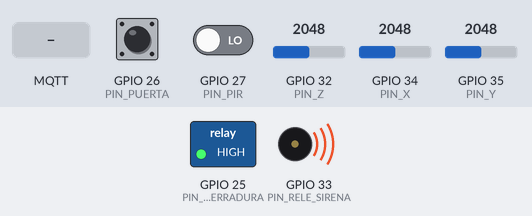
Recording of a sketch running on a simulated ESP32. Parts: switched loads named in the sketch (green lamp = pin HIGH), buzzer (waves = sounding, pin HIGH). Inputs (shaded band) come from the test bench; at power-on: GPIO 26 (PIN_PUERTA) HIGH, GPIO 27 (PIN_PIR) LOW, GPIO 32 (PIN_Z) = 2048, GPIO 34 (PIN_X) = 2048, GPIO 35 (PIN_Y) = 2048 (analog values on the 0–4095 scale). WiFi joins after 1.5 s; servers stay silent unless stated; the local clock reads 2024-03-15 10:24:30 at power-on unless the sketch sets it; no MQTT or app messages arrive unless stated; what the sketch prints to the serial monitor is not drawn.

Above: at 1.4 s.
1.5 s: MQTT message "sirena_on" arrives on the first subscribed topic
At 2.1 s:
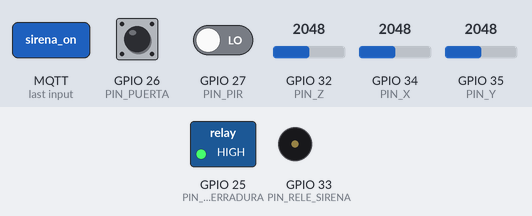
3.7 s: MQTT message "cerradura_on" arrives on the first subscribed topic
At 4.4 s:
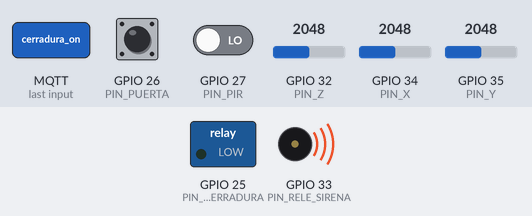
6.7 s: MQTT message "sirena_on" arrives on the first subscribed topic
At 7.1 s:
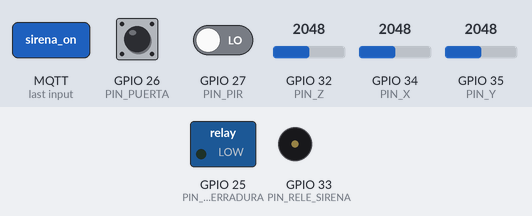
Timing chart, 0 to 9.7 s (numbered marks = the images above; inputs shaded):
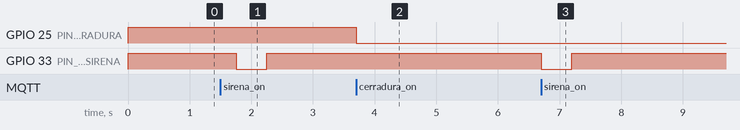

Measured:
- after the input at 1.5 s, GPIO 33 (PIN_RELE_SIRENA): HIGH → LOW after 0.25 s, → HIGH 0.50 s later
- after the input at 3.7 s, GPIO 25 (PIN_RELE_CERRADURA): HIGH → LOW at once
- after the input at 6.7 s, GPIO 33 (PIN_RELE_SIRENA): HIGH → LOW at once, → HIGH 0.50 s later

The sketch:

nodo_seguridad.ino
```cpp
// Nodo de seguridad residencial · ESP32 DevKit V1
//
// Sensores: PIR (D27), MC-38 (D26), ADXL335 (D34/D35/D32)
// Relé:     CH1 cerradura (D25), CH2 sirena (D33)
//
// Latencia: el PIR y la puerta se revisan en cada vuelta del loop y cualquier
// cambio se publica al instante; el acelerómetro se muestrea a 200 Hz y el
// golpe se detecta en la placa. Además se envía una "foto" cada 250 ms.
//
// Lógica de alarma (informe §5.5): desarmado → saliendo (30 s) → armado →
// sospecha (primer evento) → alarma (2 de 3 sensores distintos en 10 s).

#include <WiFi.h>
#include <PubSubClient.h>
#include <time.h>
#include <sys/time.h>

// ---------- Red ----------
#include "secrets.h"   // WIFI_SSID y WIFI_PASS: copiar secrets.example.h como secrets.h
const char* MQTT_HOST = "broker.hivemq.com";
const uint16_t MQTT_PORT = 1883;

const char* T_SENSORES = "iot/seguridad/sensores";  // foto rápida para el tablero
const char* T_EVENTO   = "casa/nodo1/evento";
const char* T_CMD      = "casa/nodo1/cmd";
const char* T_LWT      = "casa/nodo1/lwt";

// ---------- Pines ----------
const uint8_t PIN_PIR = 27;
const uint8_t PIN_PUERTA = 26;
const uint8_t PIN_X = 34, PIN_Y = 35, PIN_Z = 32;
const uint8_t PIN_RELE_CERRADURA = 25;   // CH1
const uint8_t PIN_RELE_SIRENA = 33;      // CH2
const bool RELE_ACTIVO_EN_BAJO = true;   // módulo típico: IN en LOW = relé encendido

// ---------- Parámetros ----------
const uint32_t PIR_CALENTAMIENTO_MS = 60000;
const uint32_t PUERTA_REBOTE_MS = 30;
const uint32_t PERIODO_ADC_US = 5000;    // 200 Hz
const float    ALFA = 0.25f;             // filtro de cada eje
const float    ETA = 40;                 // umbral de vibración (cuentas del ADC)
const uint8_t  NV = 3;                   // muestras seguidas sobre el umbral
const uint32_t VIB_FIN_MS = 300;         // tiempo sin vibración para cerrar el evento
const uint32_t VENTANA_W_MS = 10000;     // regla 2 de 3
const uint32_t SALIDA_MS = 30000;        // retardo de salida al armar
const uint32_t SIRENA_MAX_MS = 60000;    // la sirena se apaga sola
const uint32_t SIRENA_PRUEBA_MS = 500;   // prueba manual: pitido corto de 0.5 s
const uint32_t FOTO_MS = 250;            // envío periódico (4 por segundo)
const uint32_t FOTO_MIN_MS = 40;         // separación mínima entre envíos

enum Estado { DESARMADO, SALIENDO, ARMADO, SOSPECHA, ALARMA };
const char* NOMBRE_ESTADO[] = { "desarmado", "saliendo", "armado", "sospecha", "alarma" };

WiFiClient net;
PubSubClient mqtt(net);

Estado estado = DESARMADO;
uint32_t tEstado = 0;

// sensores
int pir = 0, puerta = 0, puertaCruda = 0;
uint32_t tPuertaCruda = 0;
int ax = 0, ay = 0, az = 0;
float fx = 0, fy = 0, fz = 0;            // ejes filtrados
float bx = 0, by = 0, bz = 0;            // posición de reposo
uint16_t muestrasBase = 0;
float sumX = 0, sumY = 0, sumZ = 0;
float dMax = 0;                          // mayor desviación desde el último envío
uint8_t sobreUmbral = 0;
bool vib = false;
uint32_t tUltimaVib = 0;
uint32_t tMuestra = 0;

// alarma
uint32_t tP = 0, tR = 0, tV = 0;         // último evento de cada canal (0 = ninguno)
bool sirena = false, cerradura = false, sirenaManual = false, cerraduraManual = false;
uint32_t tSirena = 0, tSirenaManual = 0;

// envío
bool cambio = true;
uint32_t tFoto = 0, tWifi = 0, tMqtt = 0;

void rele(uint8_t pin, bool on) {
  digitalWrite(pin, (on != RELE_ACTIVO_EN_BAJO) ? HIGH : LOW);
}

void aplicarActuadores() {
  rele(PIN_RELE_SIRENA, sirena || sirenaManual);
  rele(PIN_RELE_CERRADURA, cerradura || cerraduraManual);
}

uint64_t epochMs() {
  struct timeval tv;
  gettimeofday(&tv, nullptr);
  if (tv.tv_sec < 1700000000) return 0;  // todavía sin hora de NTP
  return (uint64_t)tv.tv_sec * 1000ULL + tv.tv_usec / 1000;
}

bool pirCalentando() { return millis() < PIR_CALENTAMIENTO_MS; }

void publicarEvento(const char* canal, const char* detalle) {
  char m[200];
  snprintf(m, sizeof(m), "{\"nodo\":\"nodo1\",\"t\":%llu,\"canal\":\"%s\",\"detalle\":\"%s\",\"estado\":\"%s\"}",
           epochMs(), canal, detalle, NOMBRE_ESTADO[estado]);
  Serial.printf("[EVENTO] %s\n", m);
  if (mqtt.connected()) mqtt.publish(T_EVENTO, m);
}

void cambiarEstado(Estado e) {
  if (e == estado) return;
  estado = e;
  tEstado = millis();
  cambio = true;
  publicarEvento("sistema", NOMBRE_ESTADO[e]);
}

uint8_t canalesEnVentana(uint32_t ahora) {
  uint8_t n = 0;
  if (tP && ahora - tP <= VENTANA_W_MS) n++;
  if (tR && ahora - tR <= VENTANA_W_MS) n++;
  if (tV && ahora - tV <= VENTANA_W_MS) n++;
  return n;
}

// Evento de un sensor: lo registra y avanza la máquina de estados
void eventoSensor(char canal, const char* nombre, const char* detalle) {
  uint32_t ahora = millis();
  cambio = true;
  publicarEvento(nombre, detalle);
  if (estado != ARMADO && estado != SOSPECHA) return;

  if (canal == 'P') tP = ahora;
  if (canal == 'R') tR = ahora;
  if (canal == 'V') tV = ahora;

  if (estado == ARMADO) {
    cambiarEstado(SOSPECHA);
    if (canal == 'V') { cerradura = true; aplicarActuadores(); }   // bloqueo preventivo
  }
  if (estado == SOSPECHA && canalesEnVentana(ahora) >= 2) {
    sirena = true;
    cerradura = true;
    tSirena = ahora;
    aplicarActuadores();
    cambiarEstado(ALARMA);
  }
}

void leerSensoresDigitales() {
  uint32_t ahora = millis();

  int p = digitalRead(PIN_PIR);
  if (p != pir) {
    pir = p;
    cambio = true;
    if (p && !pirCalentando()) eventoSensor('P', "pir", "movimiento");
  }

  int r = digitalRead(PIN_PUERTA);       // INPUT_PULLUP: 1 = abierta
  if (r != puertaCruda) { puertaCruda = r; tPuertaCruda = ahora; }
  if (puertaCruda != puerta && ahora - tPuertaCruda >= PUERTA_REBOTE_MS) {
    puerta = puertaCruda;
    eventoSensor('R', "puerta", puerta ? "abierta" : "cerrada");
  }
}

void muestrearAcelerometro() {
  uint32_t ahoraUs = micros();
  if (ahoraUs - tMuestra < PERIODO_ADC_US) return;
  tMuestra = (ahoraUs - tMuestra > 10 * PERIODO_ADC_US) ? ahoraUs : tMuestra + PERIODO_ADC_US;

  int rx = analogRead(PIN_X), ry = analogRead(PIN_Y), rz = analogRead(PIN_Z);

  // filtro pasa bajos (constante ≈ 17 ms): quita el ruido del ADC sin perder los golpes
  if (muestrasBase == 0) { fx = rx; fy = ry; fz = rz; }
  fx += ALFA * (rx - fx); fy += ALFA * (ry - fy); fz += ALFA * (rz - fz);
  ax = (int)fx; ay = (int)fy; az = (int)fz;

  if (muestrasBase < 200) {               // primer segundo: promedio de reposo
    sumX += fx; sumY += fy; sumZ += fz;
    if (++muestrasBase == 200) { bx = sumX / 200; by = sumY / 200; bz = sumZ / 200; }
    return;
  }

  float d = sqrtf((fx - bx) * (fx - bx) + (fy - by) * (fy - by) + (fz - bz) * (fz - bz));
  if (d > dMax) dMax = d;

  uint32_t ahora = millis();
  if (d > ETA) {
    tUltimaVib = ahora;
    if (sobreUmbral < 255) sobreUmbral++;
    if (sobreUmbral >= NV && !vib) {
      vib = true;
      eventoSensor('V', "vibracion", "golpe");
    }
  } else {
    sobreUmbral = 0;
    // el reposo sigue lentamente al sensor (por si queda inclinado)
    bx += 0.002f * (fx - bx); by += 0.002f * (fy - by); bz += 0.002f * (fz - bz);
  }
  if (vib && ahora - tUltimaVib > VIB_FIN_MS) { vib = false; cambio = true; }
}

void actualizarEstado() {
  uint32_t ahora = millis();
  if (estado == SALIENDO && ahora - tEstado >= SALIDA_MS) {
    tP = tR = tV = 0;
    cambiarEstado(ARMADO);
  }
  if (estado == SOSPECHA && canalesEnVentana(ahora) == 0) {
    cerradura = false;
    aplicarActuadores();
    cambiarEstado(ARMADO);
  }
  if (sirena && ahora - tSirena >= SIRENA_MAX_MS) {
    sirena = false;
    aplicarActuadores();
    cambio = true;
    publicarEvento("sirena", "tiempo maximo");
  }
  if (sirenaManual && ahora - tSirenaManual >= SIRENA_PRUEBA_MS) {
    sirenaManual = false;
    aplicarActuadores();
    cambio = true;
    publicarEvento("sirena", "fin de prueba");
  }
}

void enviarFoto() {
  uint32_t ahora = millis();
  if (!mqtt.connected()) return;
  if (ahora - tFoto < FOTO_MIN_MS) return;
  if (!cambio && ahora - tFoto < FOTO_MS) return;
  tFoto = ahora;
  cambio = false;

  int32_t salida = (estado == SALIENDO) ? (int32_t)((SALIDA_MS - (ahora - tEstado) + 999) / 1000) : 0;
  char m[320];
  snprintf(m, sizeof(m),
           "{\"t\":%llu,\"estado\":\"%s\",\"pir\":%d,\"puerta_abierta\":%d,\"x\":%d,\"y\":%d,\"z\":%d,"
           "\"vib\":%d,\"d\":%d,\"sirena\":%d,\"cerradura\":%d,\"pir_calibrando\":%s,\"salida_s\":%ld,\"rssi\":%d}",
           epochMs(), NOMBRE_ESTADO[estado], pir, puerta, ax, ay, az, vib ? 1 : 0, (int)dMax,
           (sirena || sirenaManual) ? 1 : 0, (cerradura || cerraduraManual) ? 1 : 0,
           pirCalentando() ? "true" : "false", (long)salida, WiFi.RSSI());
  dMax = 0;
  mqtt.publish(T_SENSORES, m);
}

void onCmd(char* topic, byte* payload, unsigned int len) {
  String c;
  for (unsigned int i = 0; i < len; i++) c += (char)payload[i];
  c.trim();
  Serial.printf("[CMD] %s\n", c.c_str());

  if (c == "armar") {
    if (estado == DESARMADO) { tP = tR = tV = 0; cambiarEstado(SALIENDO); }
  } else if (c == "desarmar") {
    sirena = cerradura = sirenaManual = cerraduraManual = false;
    tP = tR = tV = 0;
    cambiarEstado(DESARMADO);
  } else if (c == "silenciar") {
    sirena = sirenaManual = false;
  } else if (c == "sirena_on") {
    sirenaManual = true;
    tSirenaManual = millis();
  } else if (c == "sirena_off") {
    sirenaManual = false;
    sirena = false;
  } else if (c == "cerradura_on") {
    cerraduraManual = true;
  } else if (c == "cerradura_off") {
    cerraduraManual = false;
    if (estado != ALARMA && estado != SOSPECHA) cerradura = false;
  } else {
    publicarEvento("cmd", "desconocido");
    return;
  }
  aplicarActuadores();
  cambio = true;
  char ack[96];
  snprintf(ack, sizeof(ack), "{\"nodo\":\"nodo1\",\"ack\":\"%s\",\"estado\":\"%s\"}", c.c_str(), NOMBRE_ESTADO[estado]);
  mqtt.publish(T_EVENTO, ack);
}

void mantenerConexion() {
  uint32_t ahora = millis();
  if (WiFi.status() != WL_CONNECTED) {
    if (ahora - tWifi > 10000) { tWifi = ahora; Serial.println("[WiFi] reintentando..."); WiFi.reconnect(); }
    return;
  }
  if (mqtt.connected()) return;
  if (tMqtt && ahora - tMqtt < 5000) return;
  tMqtt = ahora;
  String id = "utec-nodo1-" + String((uint32_t)ESP.getEfuseMac(), HEX);
  Serial.print("[MQTT] conectando... ");
  if (mqtt.connect(id.c_str(), T_LWT, 1, true, "offline")) {
    Serial.println("OK");
    mqtt.publish(T_LWT, "online", true);
    mqtt.subscribe(T_CMD, 1);
    cambio = true;
  } else {
    Serial.printf("falló (%d)\n", mqtt.state());
  }
}

void setup() {
  // relés apagados antes de configurar los pines como salida (sin pulsos al arrancar)
  rele(PIN_RELE_SIRENA, false);
  rele(PIN_RELE_CERRADURA, false);
  pinMode(PIN_RELE_SIRENA, OUTPUT);
  pinMode(PIN_RELE_CERRADURA, OUTPUT);

  Serial.begin(115200);
  delay(200);
  Serial.println("\n=== Nodo de seguridad · nodo1 ===");

  pinMode(PIN_PIR, INPUT);
  pinMode(PIN_PUERTA, INPUT_PULLUP);
  pir = digitalRead(PIN_PIR);
  puerta = puertaCruda = digitalRead(PIN_PUERTA);

  analogReadResolution(12);
  analogSetPinAttenuation(PIN_X, ADC_11db);
  analogSetPinAttenuation(PIN_Y, ADC_11db);
  analogSetPinAttenuation(PIN_Z, ADC_11db);

  WiFi.mode(WIFI_STA);
  WiFi.setAutoReconnect(true);
  WiFi.begin(WIFI_SSID, WIFI_PASS);
  configTime(-5 * 3600, 0, "pool.ntp.org", "time.google.com");   // hora de Lima, para medir latencia

  mqtt.setServer(MQTT_HOST, MQTT_PORT);
  mqtt.setCallback(onCmd);
  mqtt.setBufferSize(512);
  tMuestra = micros();
}

void loop() {
  mantenerConexion();
  if (mqtt.connected()) mqtt.loop();

  leerSensoresDigitales();
  muestrearAcelerometro();
  actualizarEstado();
  enviarFoto();
}
```

secrets.example.h
```cpp
#pragma once
// Copia este archivo como secrets.h (en esta misma carpeta) y pon tu red.
// El ESP32 solo se conecta a redes de 2,4 GHz.
const char* WIFI_SSID = "NOMBRE_DE_TU_RED";
const char* WIFI_PASS = "CONTRASENA_DE_TU_RED";
```
